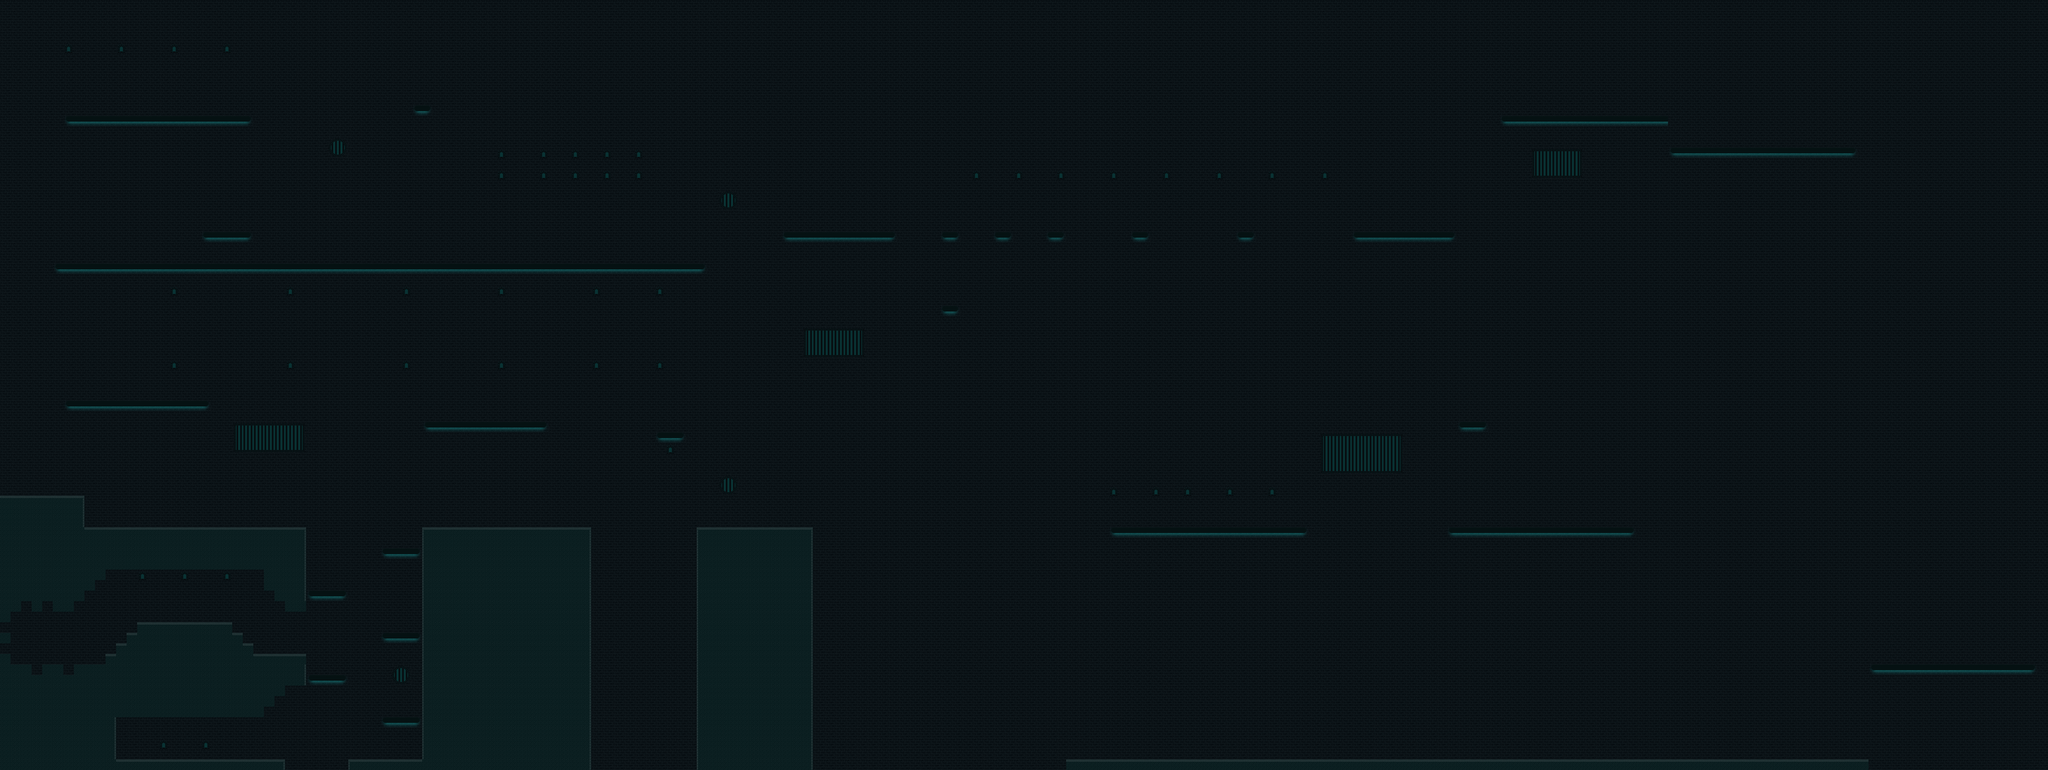

Below is a game level as drawn by its tile map, then a one-line description and the .tmx that defines it (tile-layer data replaced by summaries):
An orthogonal 194x73 tile map with 32x32 px tiles, 1 tile layer (Tile Layer 1).

<map version="1.0" orientation="orthogonal" renderorder="right-down" width="194" height="73" tilewidth="32" tileheight="32">
 <tileset firstgid="1" name="bgSpriteSheet" tilewidth="32" tileheight="32">
  <image source="bgSpriteSheet.png" width="256" height="160" />
 </tileset>
 <layer name="Tile Layer 1" width="194" height="73">
  <data>[14162 cells, 14162 non-empty, 36 distinct tile ids]</data>
 </layer>
</map>
